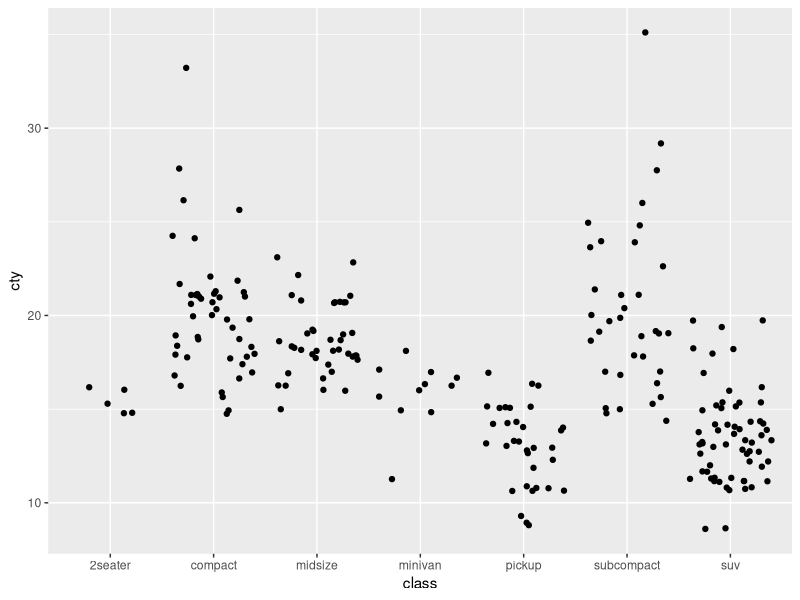

Recreate this plot in R.
## ---- chunk 1
knitr::opts_chunk$set(echo = TRUE)
library(tidyverse)
## ---- chunk 2
ggplot(data = mpg, aes(x = class, y = cty)) + geom_jitter()
